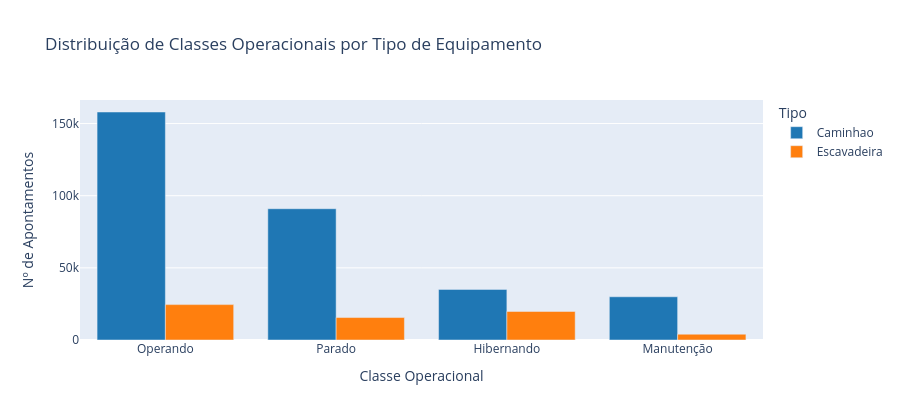

Write notebook code for a chart like this one.
### Markdown cell above
## 3. Classes Operacionais (Estado dos Equipamentos)

### Code cell
classe_tipo = (
    df.group_by(["Tipo", "Classe"])
      .len()
      .sort(["Tipo", "len"], descending=[False, True])
)

fig = px.bar(
    classe_tipo.to_pandas(),
    x="Classe", y="len", color="Tipo", barmode="group",
    title="Distribuição de Classes Operacionais por Tipo de Equipamento",
    labels={"len": "Nº de Apontamentos", "Classe": "Classe Operacional"},
    color_discrete_map={"Caminhao": "#1f77b4", "Escavadeira": "#ff7f0e"},
    category_orders={"Classe": ["Operando", "Parado", "Hibernando", "Manutenção"]},
)
fig.update_layout(height=420)
fig.show()

### Figure 1 — Plotly figure (JSON) as saved in the notebook; plotly's stock layout.template omitted (floating-point values rounded to 4 significant figures)
{"data": [{"alignmentgroup": "True", "hovertemplate": "Tipo=Caminhao<br>Classe Operacional=%{x}<br>Nº de Apontamentos=%{y}<extra></extra>", "legendgroup": "Caminhao", "marker": {"color": "#1f77b4", "pattern": {"shape": ""}}, "name": "Caminhao", "offsetgroup": "Caminhao", "orientation": "v", "showlegend": true, "textposition": "auto", "type": "bar", "x": ["Operando", "Parado", "Hibernando", "Manutenção"], "xaxis": "x", "y": [158003, 90967, 35078, 29960], "yaxis": "y"}, {"alignmentgroup": "True", "hovertemplate": "Tipo=Escavadeira<br>Classe Operacional=%{x}<br>Nº de Apontamentos=%{y}<extra></extra>", "legendgroup": "Escavadeira", "marker": {"color": "#ff7f0e", "pattern": {"shape": ""}}, "name": "Escavadeira", "offsetgroup": "Escavadeira", "orientation": "v", "showlegend": true, "textposition": "auto", "type": "bar", "x": ["Operando", "Hibernando", "Parado", "Manutenção"], "xaxis": "x", "y": [24524, 19790, 15564, 4021], "yaxis": "y"}], "layout": {"barmode": "group", "height": 420, "legend": {"title": {"text": "Tipo"}, "tracegroupgap": 0}, "title": {"text": "Distribuição de Classes Operacionais por Tipo de Equipamento"}, "xaxis": {"anchor": "y", "categoryarray": ["Operando", "Parado", "Hibernando", "Manutenção"], "categoryorder": "array", "domain": [0.0, 1.0], "title": {"text": "Classe Operacional"}}, "yaxis": {"anchor": "x", "domain": [0.0, 1.0], "title": {"text": "Nº de Apontamentos"}}}}
